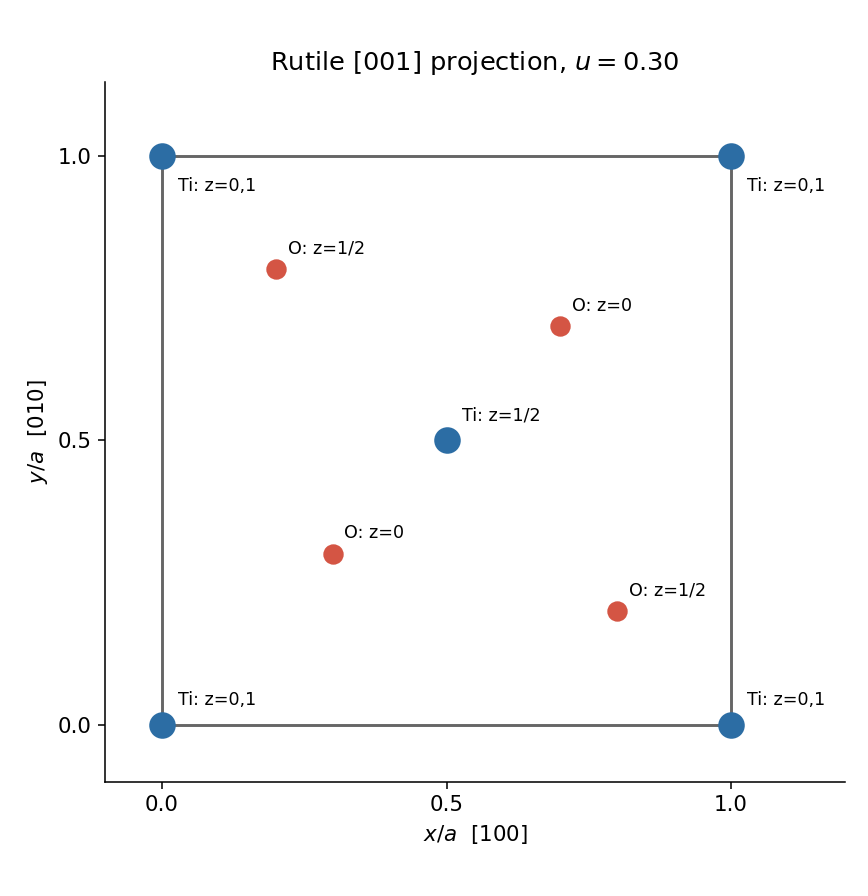

This chart was generated by the following Python code:
import matplotlib
matplotlib.use("Agg")
import matplotlib.pyplot as plt
import numpy as np
plt.rcParams.update({"font.size":11,"savefig.facecolor":"white","figure.facecolor":"white"})
fig,ax=plt.subplots(figsize=(6.2,6.4))
ax.plot([0,1,1,0,0],[0,0,1,1,0],color="0.4")
for x,y in [(0,0),(1,0),(0,1),(1,1),(.5,.5)]:
 ax.scatter(x,y,s=160,c="#2c6da4",zorder=4,clip_on=False)
 ax.annotate("Ti: z="+("1/2" if x==.5 else "0,1"),(x,y),xytext=(8,-18 if y==1 else 10),textcoords="offset points",fontsize=9)
for x,y,z in [(.3,.3,"0"),(.7,.7,"0"),(.8,.2,"1/2"),(.2,.8,"1/2")]:
 ax.scatter(x,y,s=90,c="#d45544",zorder=4)
 ax.annotate("O: z="+z,(x,y),xytext=(6,8),textcoords="offset points",fontsize=9)
ax.set(xlim=(-.10,1.20),ylim=(-.1,1.13),xlabel=r"$x/a$  [100]",ylabel=r"$y/a$  [010]",title=r"Rutile [001] projection, $u=0.30$")
ax.set_aspect("equal");ax.set_xticks([0,.5,1]);ax.set_yticks([0,.5,1]);ax.spines[['top','right']].set_visible(False)
fig.tight_layout();fig.savefig("paper-1-rutile.png",dpi=140)
